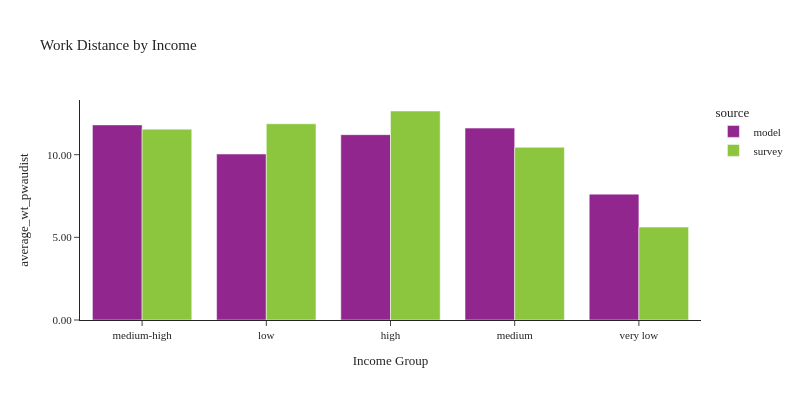

Notebook cell for this chart:
### Code cell
plot_work_location(df_workers, 'hhincome_group', 'Income', 'Income Group')

### Figure 1 — Plotly figure (JSON) as saved in the notebook; plotly's stock layout.template omitted (floating-point values rounded to 4 significant figures)
{"data": [{"alignmentgroup": "True", "customdata": [[666248], [161318], [841098], [473346], [733], [80316]], "hovertemplate": "source=model<br>hhincome_group=%{x}<br>average_wt_pwaudist=%{y}<br>sample count=%{customdata[0]}<extra></extra>", "legendgroup": "model", "marker": {"color": "#91268F", "pattern": {"shape": ""}}, "name": "model", "offsetgroup": "model", "orientation": "v", "showlegend": true, "textposition": "auto", "type": "bar", "x": ["medium-high", "low", "high", "medium", null, "very low"], "xaxis": "x", "y": [11.8, 10.04, 11.21, 11.61, 10.98, 7.614], "yaxis": "y"}, {"alignmentgroup": "True", "customdata": [[187], [317], [605], [626], [920], [168]], "hovertemplate": "source=survey<br>hhincome_group=%{x}<br>average_wt_pwaudist=%{y}<br>sample count=%{customdata[0]}<extra></extra>", "legendgroup": "survey", "marker": {"color": "#8CC63E", "pattern": {"shape": ""}}, "name": "survey", "offsetgroup": "survey", "orientation": "v", "showlegend": true, "textposition": "auto", "type": "bar", "x": ["low", null, "high", "medium", "medium-high", "very low"], "xaxis": "x", "y": [11.87, 11.93, 12.64, 10.45, 11.54, 5.618], "yaxis": "y"}], "layout": {"barmode": "group", "font": {"size": 11}, "height": 400, "legend": {"title": {"text": "source"}, "tracegroupgap": 0}, "title": {"text": "Work Distance by Income"}, "width": 800, "xaxis": {"anchor": "y", "domain": [0.0, 1.0], "title": {"text": "Income Group"}}, "yaxis": {"anchor": "x", "domain": [0.0, 1.0], "tickformat": ".2f", "title": {"text": "average_wt_pwaudist"}}}}
